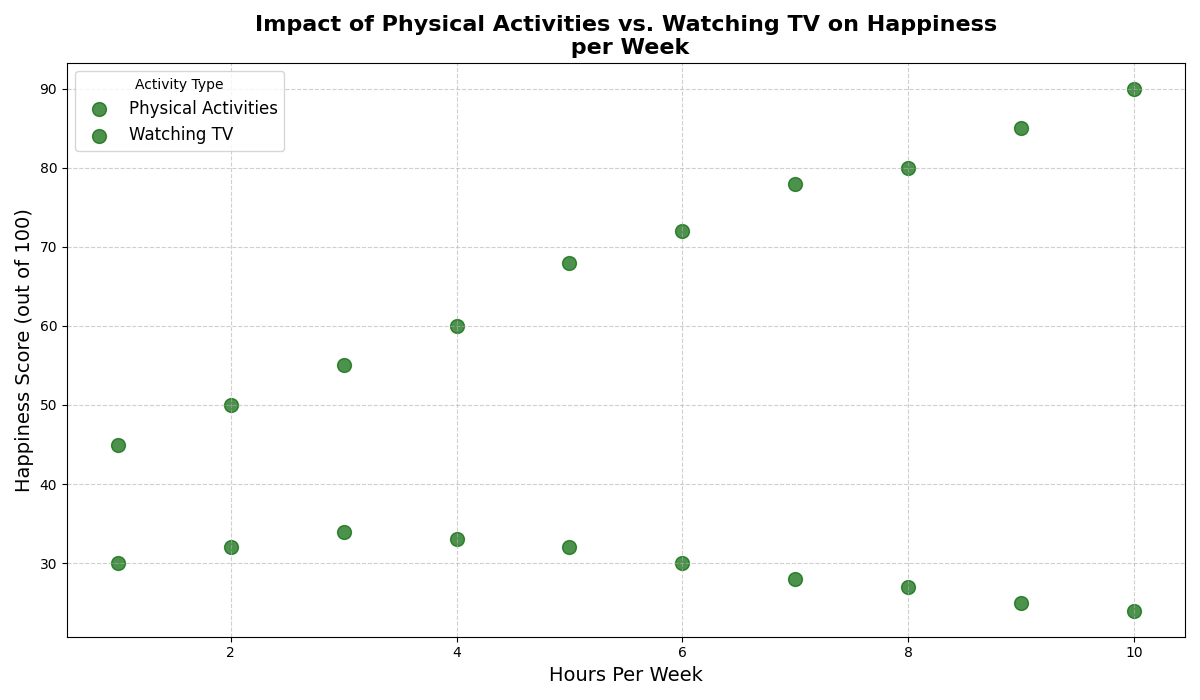

Reproduce this figure in Python.
import matplotlib.pyplot as plt
import numpy as np

# Data
activity_hours = np.array([1, 2, 3, 4, 5, 6, 7, 8, 9, 10])
happiness_scores = np.array([45, 50, 55, 60, 68, 72, 78, 80, 85, 90])
tv_hours = np.array([1, 2, 3, 4, 5, 6, 7, 8, 9, 10])
tv_happiness_scores = np.array([30, 32, 34, 33, 32, 30, 28, 27, 25, 24])

# Create the figure and axes
fig, ax = plt.subplots(figsize=(12, 7))

# Plot the scatter plots with the same color
common_color = 'darkgreen'
ax.scatter(activity_hours, happiness_scores, color=common_color, label='Physical Activities', s=100, alpha=0.7)
ax.scatter(tv_hours, tv_happiness_scores, color=common_color, label='Watching TV', s=100, alpha=0.7)

# Adding titles and labels
ax.set_title('Impact of Physical Activities vs. Watching TV on Happiness\n per Week', fontsize=16, fontweight='bold')
ax.set_xlabel('Hours Per Week', fontsize=14)
ax.set_ylabel('Happiness Score (out of 100)', fontsize=14)

# Adding a legend
ax.legend(title='Activity Type', fontsize=12, loc='upper left')

# Adding grid
ax.grid(True, linestyle='--', alpha=0.6)

# Automatically adjust layout for better appearance
plt.tight_layout()

# Show the plot
plt.show()
